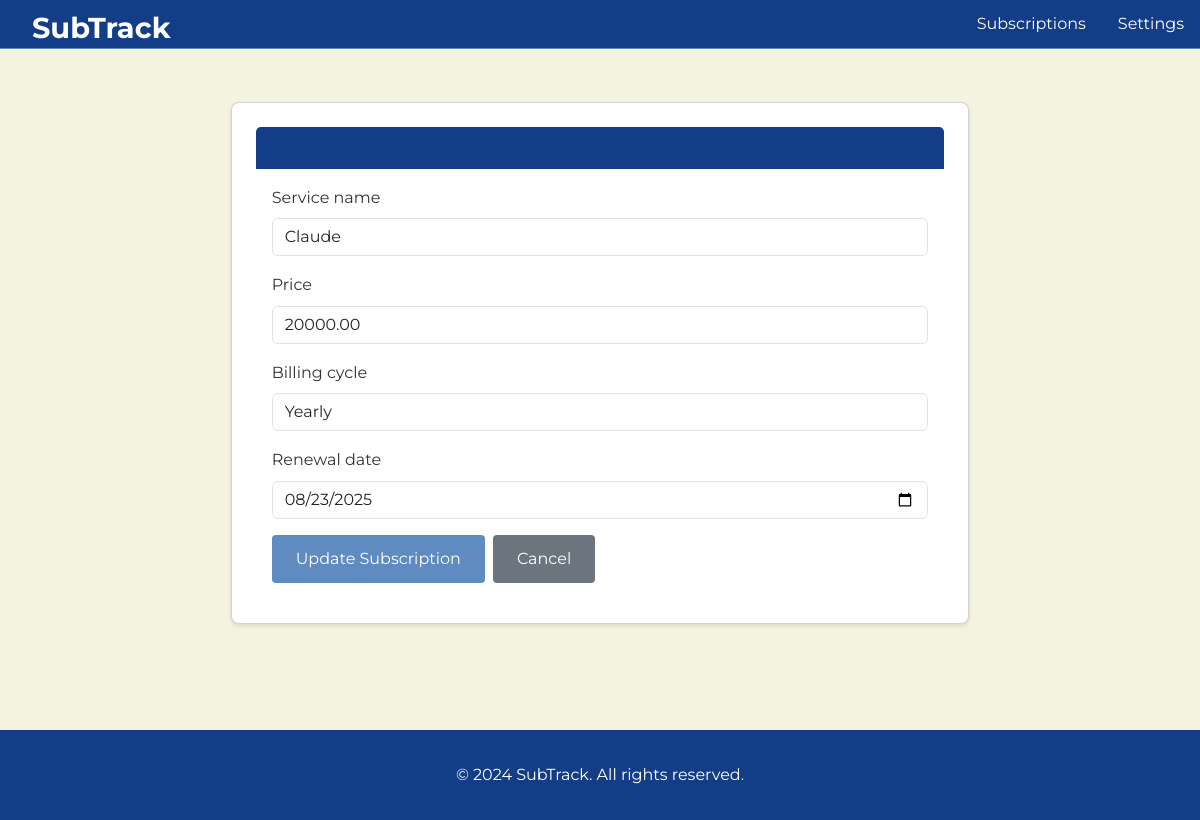
Page /subscriptions/edit/7/ (signed in) on the committed database.
### subscriptions/models.py (models this page shows, shortened)
class Subscription(models.Model):
    BILLING_CYCLE_CHOICES = [
        ('monthly', 'Monthly'),
        ('yearly', 'Yearly'),
    ]
    user = models.ForeignKey(
        User,
        on_delete=models.CASCADE,
        related_name='subscriptions',
        help_text="The user who owns this subscription"
    )
    service_name = models.CharField(
        max_length=100,
        help_text="Name of the subscription service (e.g., Netflix, Spotify)"
    )
    price = models.DecimalField(
        max_digits=10,
        decimal_places=2,
        validators=[MinValueValidator(Decimal('0.01'))],
        help_text="Monthly or yearly price of the subscription"
    )
    billing_cycle = models.CharField(
        max_length=10,
        choices=BILLING_CYCLE_CHOICES,
        default='monthly',
        help_text="Billing frequency for the subscription"
    )
    renewal_date = models.DateField(
        help_text="Next renewal date for the subscription"
    )
    created_at = models.DateTimeField(auto_now_add=True)
    updated_at = models.DateTimeField(auto_now=True)
    class Meta:
        ordering = ['renewal_date']
        verbose_name = "Subscription"
        verbose_name_plural = "Subscriptions"

### subscriptions/views.py (the view, shortened to what this page needs)
# urls.py: path('edit/<int:pk>/', views.SubscriptionUpdateView.as_view(), name='subscription_update'),
class SubscriptionUpdateView(LoginRequiredMixin, UpdateView):
    model = Subscription
    form_class = SubscriptionForm
    template_name = 'subscriptions/form.html'
    success_url = reverse_lazy('subscriptions:subscription_list')
    def get_queryset(self):
        return Subscription.objects.filter(user=self.request.user)
    def get_context_data(self, **kwargs):
        context = super().get_context_data(**kwargs)
        context['title'] = 'Edit Subscription'
        context['button_text'] = 'Update Subscription'
        return context

### subscriptions/forms.py (shortened to what this page needs)
class SubscriptionForm(forms.ModelForm):
    class Meta:
        model = Subscription
        fields = ['service_name', 'price', 'billing_cycle', 'renewal_date']
        widgets = {
            'service_name': forms.TextInput(attrs={
                'class': 'form-control',
                'placeholder': 'Enter service name (e.g., Netflix, Spotify)'
            }),
            'price': forms.NumberInput(attrs={
                'class': 'form-control',
                'placeholder': '0.00',
                'step': '0.01',
                'min': '0.01'
            }),
            'billing_cycle': forms.Select(attrs={
                'class': 'form-control'
            }),
            'renewal_date': forms.DateInput(attrs={
                'class': 'form-control',
                'type': 'date'
            })
        }

### templates/subscriptions/form.html (shortened to what this page needs)
{% extends 'base.html' %}
{% block content %}
<div class="container">
    <div class="row justify-content-center">
        <div class="col-md-8">
            <div class="card">
                <div class="card-header">
                    <h3>{{ title }}</h3>
                </div>
                <div class="card-body">
                    <form method="post">
                        <div class="mb-3">
                            <label for="{{ form.service_name.id_for_label }}" class="form-label">{{ form.service_name.label }}</label>
                            {{ form.service_name }}
                        </div>
                        <div class="mb-3">
                            <label for="{{ form.price.id_for_label }}" class="form-label">{{ form.price.label }}</label>
                            {{ form.price }}
                        </div>
                        <div class="mb-3">
                            <label for="{{ form.billing_cycle.id_for_label }}" class="form-label">{{ form.billing_cycle.label }}</label>
                            {{ form.billing_cycle }}
                        </div>
                        <div class="mb-3">
                            <label for="{{ form.renewal_date.id_for_label }}" class="form-label">{{ form.renewal_date.label }}</label>
                            {{ form.renewal_date }}
                        </div>
                        <div class="d-flex gap-2">
                            <button type="submit" class="btn btn-primary">{{ button_text }}</button>
                            <a href="{% url 'subscriptions:subscription_list' %}" class="btn btn-secondary">Cancel</a>
                        </div>
                    </form>
                </div>
            </div>
        </div>
    </div>
</div>
{% endblock %}

### static/css/style.css (style rules this page uses)
* { margin: 0; padding: 0; box-sizing: border-box; }
body { font-family: 'Segoe UI', Tahoma, Geneva, Verdana, sans-serif; line-height: 1.6; color: #333; background-color: #f8f9fa; }
.container { max-width: 1200px; margin: 0 auto; padding: 0 20px; }
.btn { display: inline-block; padding: 0.75rem 1.5rem; border: none; border-radius: 4px; text-decoration: none; font-size: 1rem; cursor: pointer; transition: background-color 0.3s; }
.btn-primary { background-color: #3498db; color: white; }
.btn-secondary { background-color: #6c757d; color: white; }
.card { background: white; border-radius: 8px; box-shadow: 0 2px 4px rgba(0,0,0,0.1); padding: 1.5rem; margin-bottom: 1rem; }
.card-header { border-bottom: 1px solid #eee; padding-bottom: 1rem; margin-bottom: 1rem; }

### templates/base.html (style rules this page uses)
:root { --main-bg: #F3F3E0; --primary: #133E87; --accent: #608BC1; --highlight: #CBDCEB; --text-main: #133E87; --text-secondary: #333; }
html, body { font-family: 'Montserrat', Arial, sans-serif; background: var(--main-bg) !important; color: var(--text-main); }
nav, .navbar, nav *, nav .container, .card-header { background: var(--primary) !important; margin: 0 !important; padding: 0 !important; box-shadow: none !important; border: none !important; outline: none !important; }
body { padding-top: 70px !important; }
.card-title, .display-3, .display-4, h1, h2, h3, h4, h5, h6 { color: var(--primary); }
.card-text, .lead, p, span, label { color: var(--text-secondary); }
.btn-primary { background: var(--accent); border: none; color: #fff; }
header, main, .container { border: none !important; background: transparent !important; box-shadow: none !important; }

### rows in the picture
Subscription: service_name "Claude", price "20000.00", billing_cycle "Yearly", renewal_date "08/23/2025"

### other values in the picture
{{ button_text }} "Update Subscription"
